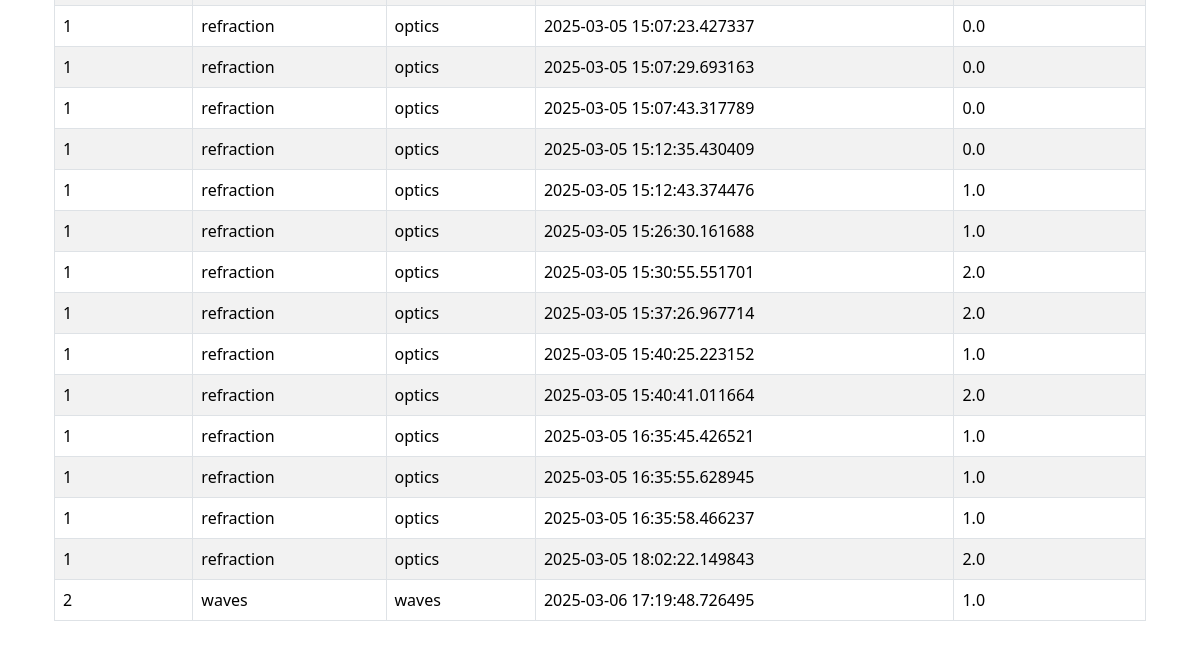
Page /dashboard/user/2/userscores (lower part) on the earlier database version.
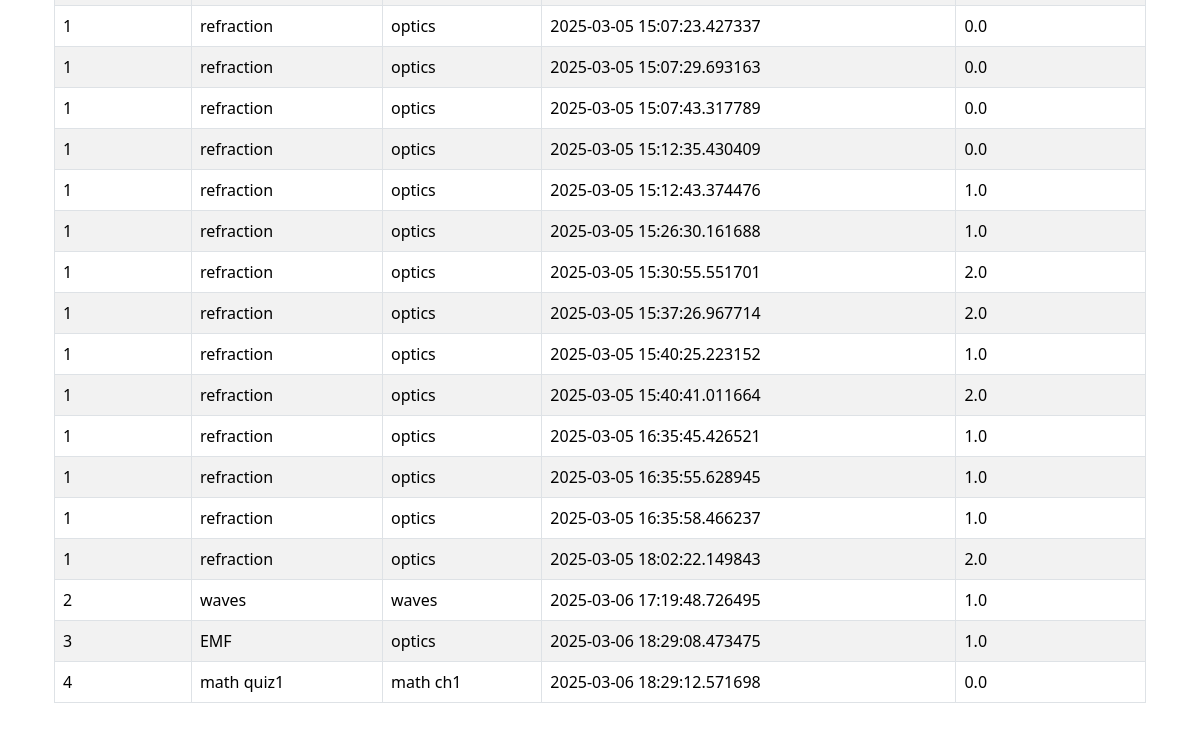
Same page on the later database version.
### models/score.py (models this page shows)
class Score(db.Model):
    id = db.Column(db.Integer, primary_key=True)
    quizid = db.Column(db.Integer, db.ForeignKey('quiz.id'), nullable=False)
    userid = db.Column(db.Integer, db.ForeignKey('user.id'), nullable=False)
    timestampofattempt = db.Column(db.DateTime, default=datetime)
    totalscored = db.Column(db.Float)
    quiz = db.relationship('Quiz', backref='scores')
    user = db.relationship('User', backref='scores')

### models/quiz.py (models this page shows, shortened)
class Quiz(db.Model):
    id = db.Column(db.Integer, primary_key=True)
    chapter_id = db.Column(db.Integer, db.ForeignKey('chapter.id'), nullable=False)
    quizdate = db.Column(db.Date)
    quizduration = db.Column(db.Time)
    quizname=db.Column(db.String(150), nullable=False,unique=True)
    questions = db.relationship('Question', backref='quiz', lazy=True)

### models/chapter.py (models this page shows)
class Chapter(db.Model):
    id = db.Column(db.Integer, primary_key=True)
    name = db.Column(db.String(150), nullable=False,unique=True)
    description = db.Column(db.Text)
    subject_id = db.Column(db.Integer, db.ForeignKey('subject.id'), nullable=False)
    quizzes = db.relationship('Quiz', backref='chapter', lazy=True)

### app.py (the view)
@app.route("/dashboard/user/<int:id>/userscores", methods=["GET", "POST"])
def userscores(id):
    user=User.query.filter_by(id=id).first()
    scores = db.session.query(
        Score.quizid,
        Quiz.quizname,
        Chapter.name,
        Score.timestampofattempt,
        Score.totalscored
    ).join(
        Quiz, Score.quizid == Quiz.id
    ).join(
        Chapter, Quiz.chapter_id == Chapter.id
    ).filter(
        Score.userid == id
    ).all()
    print(user.fullname)
    return render_template("userscores.html",user=user,scores=scores )

### templates/userscores.html (shortened to what this page needs)
{% extends "base.html" %}
{% block content %}
<div class="container my-5">
    <div class="table-responsive">
        <table class="table table-striped table-hover table-bordered">
            <tbody>
                {% for score in scores %}
                <tr>
                    <td>{{score[0]}}</td>
                    <td>{{score[1]}}</td>
                    <td>{{score[2]}}</td>
                    <td>{{score[3]}}</td>
                    <td>{{score[4]}}</td>
                </tr>
                {% endfor %}
            </tbody>
        </table>
    </div>
{% endblock %}

Differences in the rows shown:
added Score: quizid "3", quizname "EMF", name "optics", timestampofattempt "2025-03-06 18:29:08.473475", totalscored "1.0"
added Score: quizid "4", quizname "math quiz1", name "math ch1", timestampofattempt "2025-03-06 18:29:12.571698", totalscored "0.0"
